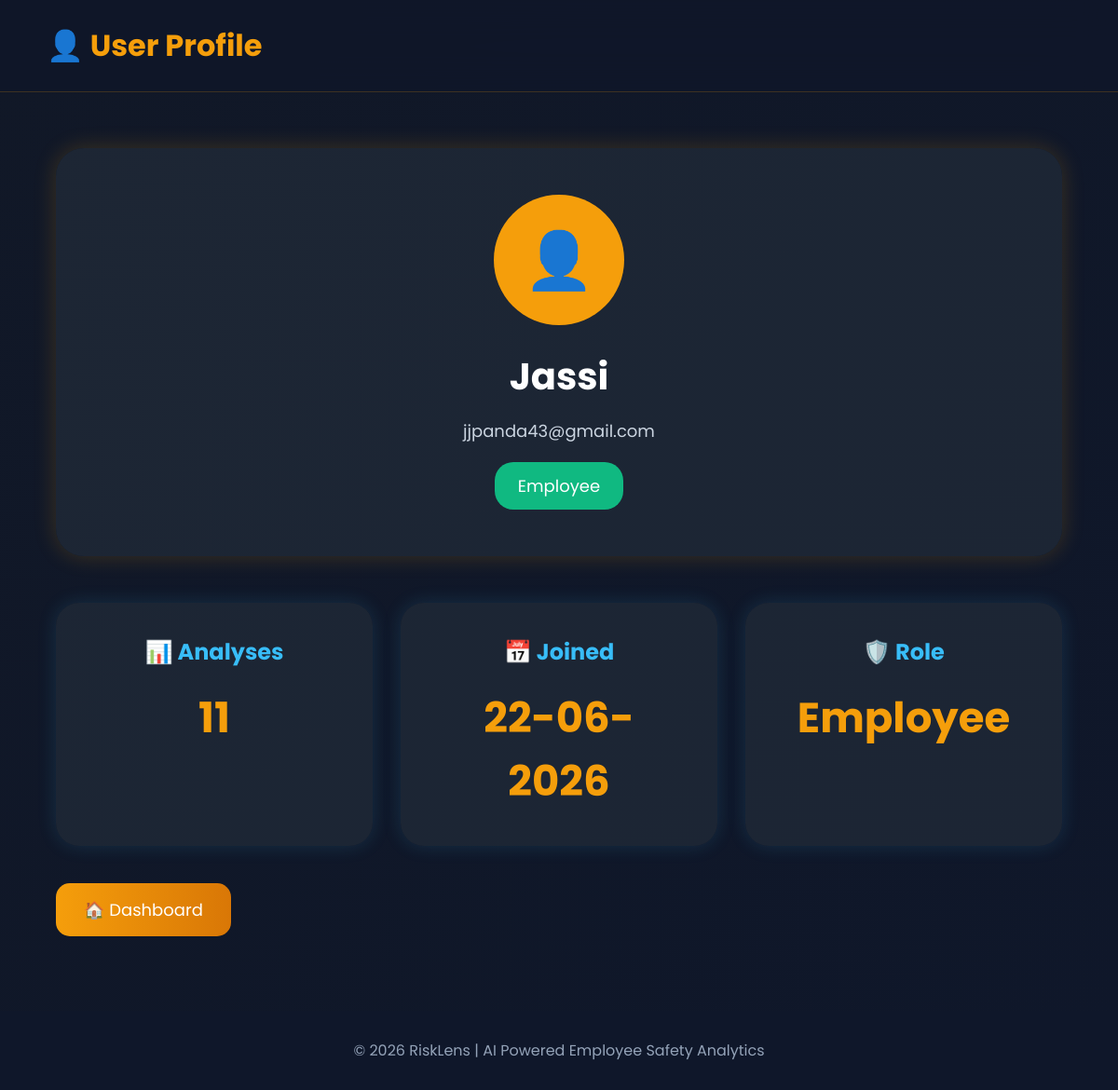
The app's page /profile (signed in), older data.
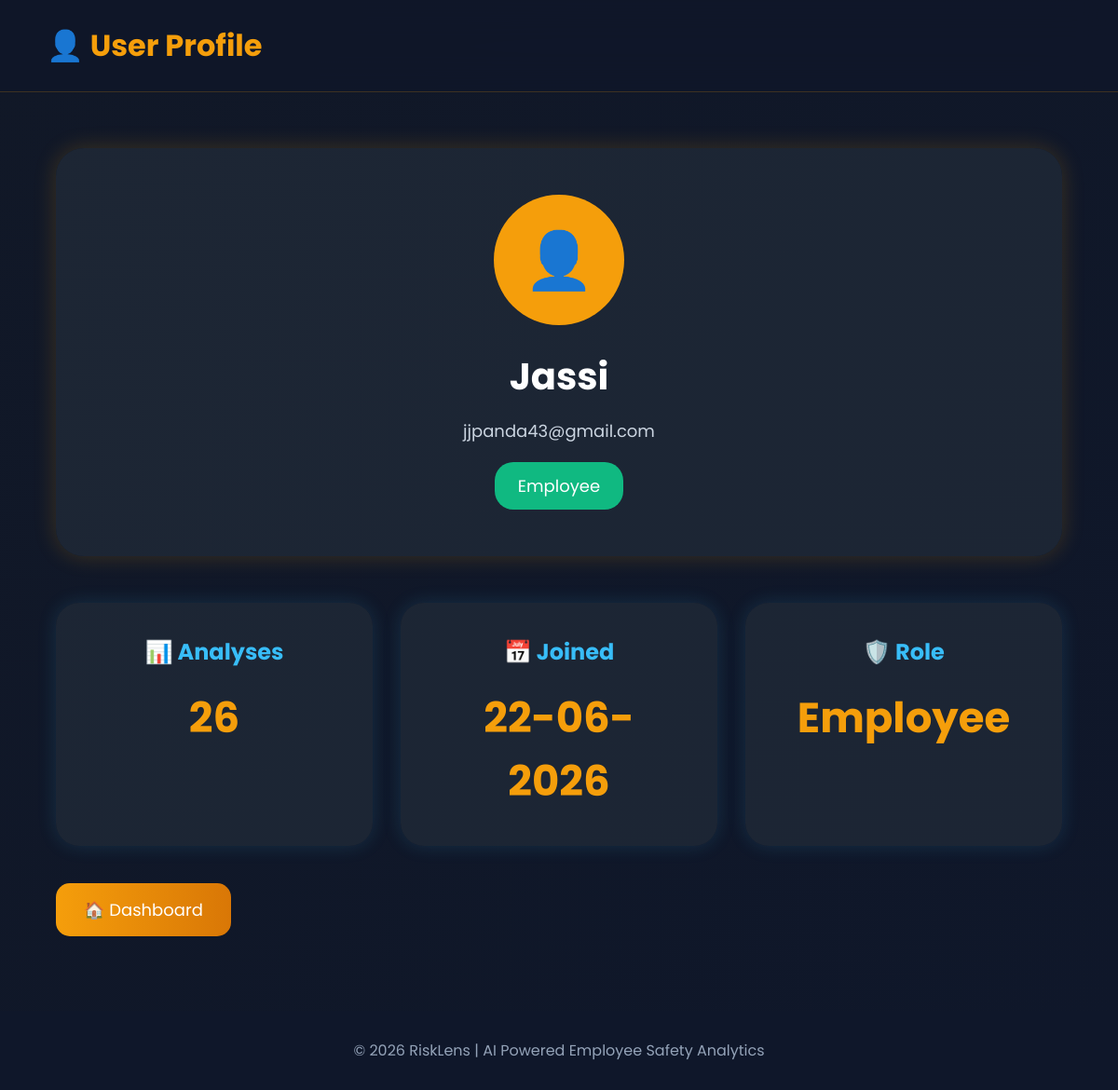
The same page, newer data.
### app.py (models this page shows)
class User(UserMixin, db.Model):
    id = db.Column(db.Integer, primary_key=True)
    username = db.Column(
        db.String(50),
        unique=True,
        nullable=False
    )
    email = db.Column(
        db.String(100),
        unique=True,
        nullable=False
    )
    password = db.Column(
        db.String(200),
        nullable=False
    )
    role = db.Column(
        db.String(20),
        default='Employee'
    )
    analyses_count = db.Column(
        db.Integer,
        default=0
    )
    created_at = db.Column(
        db.DateTime,
        default=datetime.utcnow
    )

### app.py (the view)
@app.route('/profile')
@login_required
def profile():
    created_date = current_user.created_at.strftime("%d-%m-%Y")
    return render_template(
        'profile.html',
        created_date=created_date
    )

### app.py (called while the page is built)
@login_manager.user_loader
def load_user(user_id):
    return db.session.get(User, int(user_id))

### templates/profile.html (shortened to what this page needs)
<!DOCTYPE html>
<html lang="en">
<head>
</head>
<body>
    <nav>
        <h2>
            👤 User Profile
        </h2>
    </nav>
    <div class="container">
        <div class="profile-card">
            <div class="avatar">
                👤
            </div>
            <div class="username">
                {{ current_user.username }}
            </div>
            <div class="email">
                {{ current_user.email }}
            </div>
            <div class="role">
                {{ current_user.role }}
            </div>
        </div>
        <div class="stats">
            <div class="stat-card">
                <h2>
                    📊 Analyses
                </h2>
                <p>
                    {{ current_user.analyses_count }}
                </p>
            </div>
            <div class="stat-card">
                <h2>
                    📅 Joined
                </h2>
                <p>
                    {{ created_date }}
                </p>
            </div>
            <div class="stat-card">
                <h2>
                    🛡️ Role
                </h2>
                <p>
                    {{ current_user.role }}
                </p>
            </div>
        </div>
        <a href="{{ url_for('index') }}">
            <button class="btn">
                🏠 Dashboard
            </button>
        </a>
    </div>
    <footer>
        © 2026 RiskLens | AI Powered Employee Safety Analytics
    </footer>
</body>
</html>

### templates/profile.html (style rules this page uses)
* { margin:0; padding:0; box-sizing:border-box; font-family:'Poppins',sans-serif; }
body { background: linear-gradient( 135deg, #111827, #0F172A); color:white; min-height:100vh; }
nav { display:flex; justify-content:space-between; align-items:center; padding:25px 50px; background: rgba(15,23,42,.8); backdrop-filter:blur(20px); border-bottom: 1px solid rgba(245,158,11,.2); }
nav h2 { color:#F59E0B; font-size:32px; }
.container { width:90%; margin:auto; padding-top:60px; }
.profile-card { background: rgba(31,41,55,.85); padding:50px; border-radius:30px; text-align:center; box-shadow: 0 0 25px rgba(245,158,11,.2); transition:.4s; }
.avatar { width:140px; height:140px; border-radius:50%; background:#F59E0B; display:flex; justify-content:center; align-items:center; font-size:60px; margin:auto; margin-bottom:25px; }
.username { font-size:40px; font-weight:700; }
.email { margin-top:15px; font-size:18px; color:#CBD5E1; }
.role { margin-top:20px; display:inline-block; padding:12px 25px; border-radius:20px; background:#10B981; font-size:18px; }
.stats { display:flex; gap:30px; margin-top:50px; flex-wrap:wrap; }
.stat-card { flex:1; min-width:250px; background: rgba(31,41,55,.85); padding:35px; border-radius:25px; text-align:center; box-shadow: 0 0 20px rgba(56,189,248,.15); transition:.4s; }
.stat-card h2 { color:#38BDF8; margin-bottom:20px; }
.stat-card p { font-size:45px; font-weight:700; color:#F59E0B; }
.btn { padding:15px 30px; background: linear-gradient( 90deg, #F59E0B, #D97706); border:none; border-radius:15px; font-size:18px; color:white; cursor:pointer; transition:.4s; margin-top:40px; }
footer { margin-top:80px; padding:30px; text-align:center; background:#0F172A; color:#94A3B8; }

Row changes from the older to the newer data that the page shows:
changed User "Employee": analyses_count "11" → "26"
